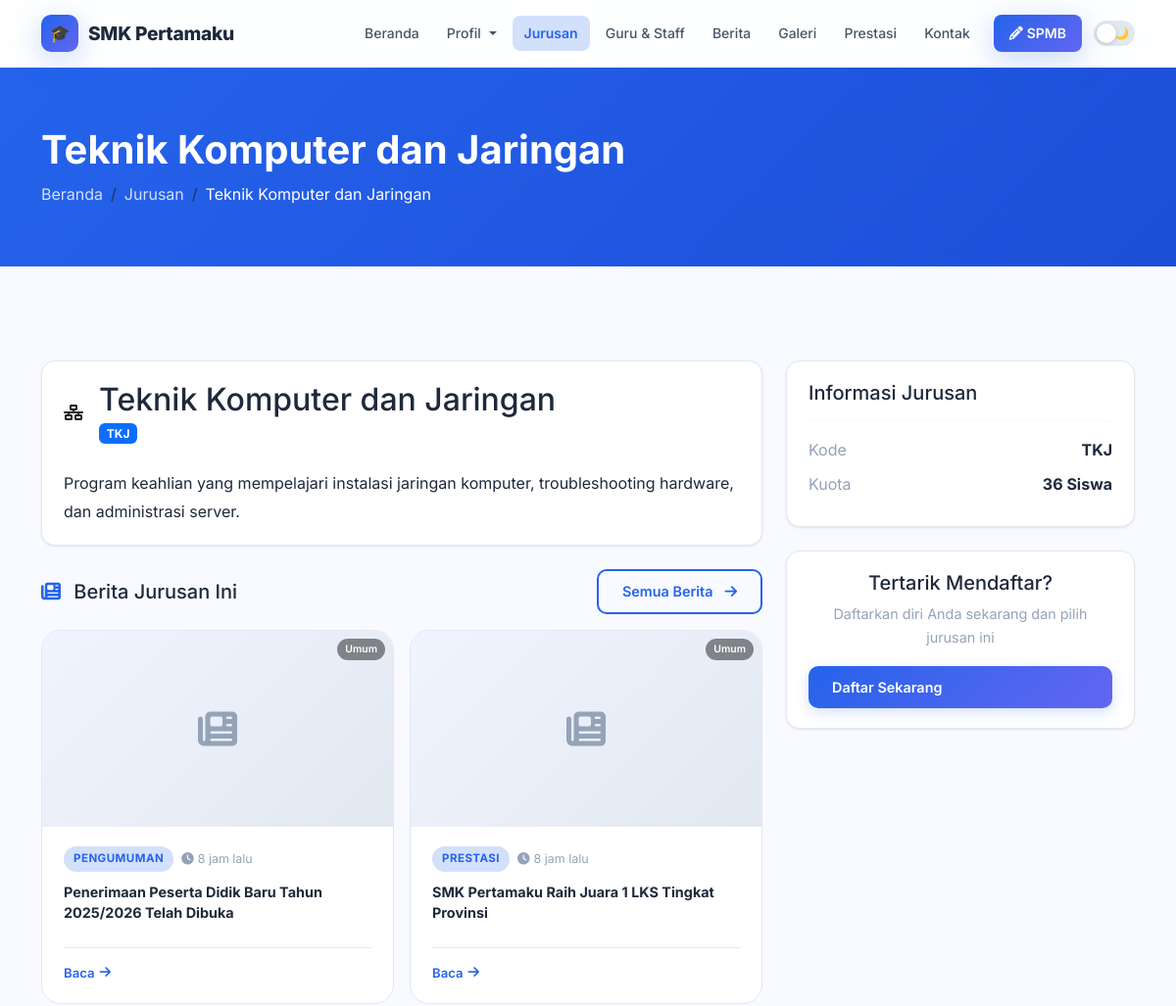
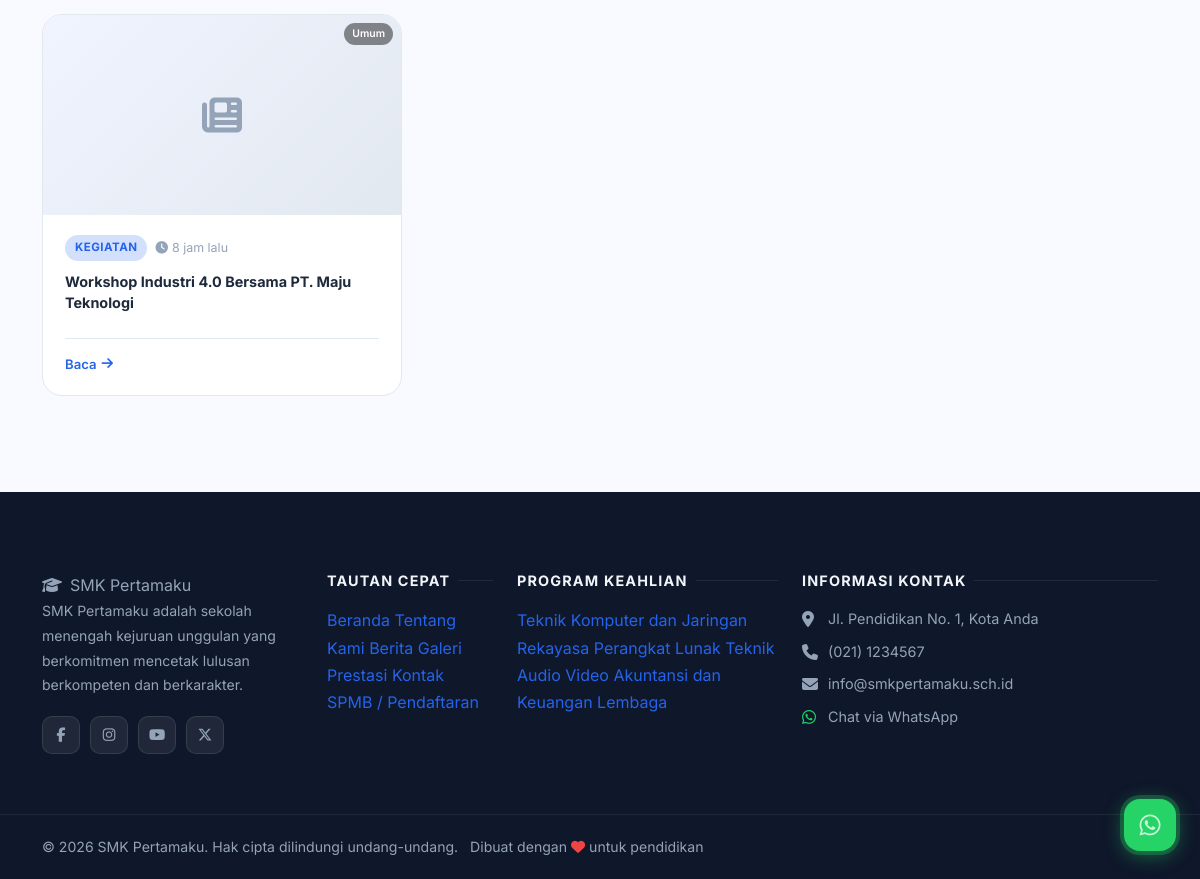
/jurusan/1, run on the app's committed database (2 pictures, top to bottom).
### tables this page shows
CREATE TABLE IF NOT EXISTS `programs` (
  `id` INT AUTO_INCREMENT PRIMARY KEY,
  `name` VARCHAR(200) NOT NULL,
  `code` VARCHAR(20) DEFAULT NULL,
  `description` LONGTEXT,
  `image` VARCHAR(255) DEFAULT NULL,
  `icon` VARCHAR(100) DEFAULT 'fas fa-laptop-code',
  `quota` INT DEFAULT 36,
  `is_active` TINYINT(1) DEFAULT 1,
  `sort_order` INT DEFAULT 0,
  `created_at` TIMESTAMP DEFAULT CURRENT_TIMESTAMP
);

CREATE TABLE IF NOT EXISTS `news` (
  `id` INT AUTO_INCREMENT PRIMARY KEY,
  `title` VARCHAR(250) NOT NULL,
  `slug` VARCHAR(250) UNIQUE NOT NULL,
  `excerpt` TEXT,
  `content` LONGTEXT,
  `image` VARCHAR(255) DEFAULT NULL,
  `category` VARCHAR(100) DEFAULT 'Berita',
  `program_id` INT DEFAULT NULL COMMENT 'NULL = berita umum, isi = berita jurusan spesifik',
  `author` VARCHAR(100) DEFAULT 'Admin',
  `views` INT DEFAULT 0,
  `is_published` TINYINT(1) DEFAULT 1,
  `published_at` DATETIME DEFAULT CURRENT_TIMESTAMP,
  `created_at` TIMESTAMP DEFAULT CURRENT_TIMESTAMP,
  FOREIGN KEY (`program_id`) REFERENCES `programs`(`id`) ON DELETE SET NULL
);

CREATE TABLE IF NOT EXISTS `social_media` (
  `id` INT AUTO_INCREMENT PRIMARY KEY,
  `platform` VARCHAR(50) NOT NULL,
  `url` VARCHAR(255) NOT NULL,
  `icon` VARCHAR(100) DEFAULT NULL,
  `is_active` TINYINT(1) DEFAULT 1
);

### app/controllers/PublicController.php (called while the page is built, shortened)
<?php
class PublicController {
    public function programDetail($id) {
        $db = getDB();
        $id = (int)$id;
        $res = $db->query("SELECT * FROM programs WHERE id=$id AND is_active=1 LIMIT 1");
        if (!$res || !($program = $res->fetch_assoc())) {
            redirect('/jurusan');
        }
        $rn = $db->query("SELECT n.*, p.name as program_name FROM news n
                          LEFT JOIN programs p ON n.program_id=p.id
                          WHERE n.is_published=1
                            AND (n.program_id=$id OR n.program_id IS NULL)
                          ORDER BY n.program_id DESC, n.published_at DESC LIMIT 6");
        $relatedNews = $rn ? $rn->fetch_all(MYSQLI_ASSOC) : [];
        require_once __DIR__ . '/../../views/public/program_detail.php';
    }
}

### index.php (called while the page is built, shortened)
<?php
require_once __DIR__ . '/routes/web.php';

### app/helpers.php (called while the page is built, shortened)
<?php
function getSettings() {
    $db = getDB();
    $res = $db->query("SELECT `key`, value FROM settings");
    $data = [];
    while ($row = $res->fetch_assoc()) {
        $data[$row['key']] = $row['value'];
    }
    return $data;
}
function timeAgo($datetime) {
    $time = time() - strtotime($datetime);
    if ($time < 86400) return round($time/3600) . ' jam lalu';
    return date('d M Y', strtotime($datetime));
}

### views/public/program_detail.php (the view, shortened to what this page needs)
<?php
require_once __DIR__ . '/../layouts/header.php';
?>
<div style="background:linear-gradient(135deg,var(--primary),var(--primary-dark));padding:60px 0;color:#fff;">
    <div class="container">
        <h1 class="fw-bold mb-2"><?= htmlspecialchars($program['name'] ?? '') ?></h1>
        <nav aria-label="breadcrumb">
            <ol class="breadcrumb mb-0"><li class="breadcrumb-item"><a href="<?= APP_URL ?>/" style="color:rgba(255,255,255,0.8);">Beranda</a></li><li class="breadcrumb-item"><a href="<?= APP_URL ?>/jurusan" style="color:rgba(255,255,255,0.8);">Jurusan</a></li><li class="breadcrumb-item active text-white"><?= htmlspecialchars($program['name'] ?? '') ?></li></ol>
        </nav>
    </div>
</div>
<section class="section">
    <div class="container">
        <div class="row g-4">
            <div class="col-lg-8">
                <div class="card">
                    <div class="card-body">
                        <div class="d-flex align-items-center gap-3 mb-4">
                            <div class="program-icon"><i class="<?= htmlspecialchars($program['icon'] ?? 'fas fa-book') ?>"></i></div>
                            <div>
                                <h2 style="color:var(--text);margin:0;"><?= htmlspecialchars($program['name'] ?? '') ?></h2>
                                <?php if (!empty($program['code'])): ?><span class="badge bg-primary"><?= htmlspecialchars($program['code']) ?></span><?php endif; ?>
                            </div>
                        </div>
                        <div style="color:var(--text);line-height:1.8;"><?= nl2br(htmlspecialchars($program['description'] ?? '')) ?></div>
                    </div>
                </div>
                <?php if (!empty($relatedNews)): ?>
                <div class="mt-4">
                    <div class="d-flex align-items-center justify-content-between mb-3">
                        <h5 style="color:var(--text);margin:0;">
                            <i class="fas fa-newspaper me-2" style="color:var(--primary);"></i>
                            Berita Jurusan Ini
                        </h5>
                        <a href="<?= APP_URL ?>/berita?program=<?= $program['id'] ?>"
                           class="btn btn-sm btn-outline-primary">
                            Semua Berita <i class="fas fa-arrow-right ms-1"></i>
                        </a>
                    </div>
                    <div class="row g-3">
                        <?php foreach ($relatedNews as $n): ?>
                        <div class="col-md-6">
                            <div class="news-card h-100">
                                <a href="<?= APP_URL ?>/berita/<?= htmlspecialchars($n['slug']) ?>"
                                   class="news-card-img-wrap d-block" style="text-decoration:none;position:relative;">
                                    <?php if (!empty($n['image'])): ?>
                                    <img src="<?= UPLOAD_URL . htmlspecialchars($n['image']) ?>"
                                         alt="<?= htmlspecialchars($n['title']) ?>"
                                         class="news-card-img">
                                    <?php else: ?>
                                    <div class="news-img-placeholder"><i class="fas fa-newspaper"></i></div>
                                    <?php endif; ?>
                                    <?php if (!empty($n['program_name'])): ?>
                                    <div style="position:absolute;top:8px;right:8px;
                                                background:var(--gradient);color:#fff;
                                                font-size:.65rem;font-weight:700;
                                                padding:2px 8px;border-radius:50px;">
                                        <?= htmlspecialchars($n['program_code'] ?? $n['program_name']) ?>
                                    </div>
                                    <?php else: ?>
                                    <div style="position:absolute;top:8px;right:8px;
                                                background:rgba(0,0,0,.45);color:#fff;
                                                font-size:.65rem;font-weight:600;
                                                padding:2px 8px;border-radius:50px;">
                                        Umum
                                    </div>
                                    <?php endif; ?>
                                </a>
                                <div class="news-card-body">
                                    <div class="news-card-meta">
                                        <span class="news-cat-badge"><?= htmlspecialchars($n['category'] ?? 'Berita') ?></span>
                                        <span class="news-date"><i class="fas fa-clock"></i><?= timeAgo($n['published_at']) ?></span>
                                    </div>
                                    <h5 style="font-size:.9rem;">
                                        <a href="<?= APP_URL ?>/berita/<?= htmlspecialchars($n['slug']) ?>" style="color:inherit;text-decoration:none;">
                                            <?= htmlspecialchars($n['title']) ?>
                                        </a>
                                    </h5>
                                    <div class="news-card-footer">
                                        <a href="<?= APP_URL ?>/berita/<?= htmlspecialchars($n['slug']) ?>" class="news-read-link">
                                            Baca <i class="fas fa-arrow-right"></i>
                                        </a>
                                    </div>
                                </div>
                            </div>
                        </div>
                        <?php endforeach; ?>
                    </div>
                </div>
                <?php endif; ?>
            </div>
            <div class="col-lg-4">
                <div class="card mb-4">
                    <div class="card-body">
                        <h5 style="color:var(--text);">Informasi Jurusan</h5>
                        <hr style="border-color:var(--border);">
                        <div class="d-flex justify-content-between mb-2"><span style="color:var(--text-muted);">Kode</span><strong style="color:var(--text);"><?= htmlspecialchars($program['code'] ?? '-') ?></strong></div>
                        <div class="d-flex justify-content-between mb-2"><span style="color:var(--text-muted);">Kuota</span><strong style="color:var(--text);"><?= (int)($program['quota'] ?? 36) ?> Siswa</strong></div>
                    </div>
                </div>
                <div class="card">
                    <div class="card-body text-center">
                        <h5 style="color:var(--text);">Tertarik Mendaftar?</h5>
                        <p style="color:var(--text-muted);font-size:0.9rem;">Daftarkan diri Anda sekarang dan pilih jurusan ini</p>
                        <a href="<?= APP_URL ?>/spmb/daftar" class="btn btn-primary w-100">Daftar Sekarang</a>
                    </div>
                </div>
            </div>
        </div>
    </div>
</section>
<?php require_once __DIR__ . '/../layouts/footer.php'; ?>

### views/layouts/footer.php (shortened to what this page needs)
<?php
$settings = getSettings();
$schoolName = $settings['school_name'] ?? 'SMK Pertamaku';
$footerAbout = $settings['footer_about'] ?? '';
$address = $settings['school_address'] ?? '';
$phone = $settings['school_phone'] ?? '';
$email = $settings['school_email'] ?? '';
$whatsapp = $settings['whatsapp_number'] ?? '';
$currentYear = date('Y');
$db = getDB();
$progRes = $db->query("SELECT id, name FROM programs WHERE is_active=1 ORDER BY sort_order LIMIT 6");
$footerPrograms = $progRes ? $progRes->fetch_all(MYSQLI_ASSOC) : [];
$smRes = $db->query("SELECT * FROM social_media WHERE is_active=1");
$socialMedia = $smRes ? $smRes->fetch_all(MYSQLI_ASSOC) : [];
?>
</main>
<footer class="site-footer">
    <div class="container">
        <div class="row g-4">
            <div class="col-lg-3 col-md-6">
                <span class="footer-brand"><i class="fas fa-graduation-cap me-2"></i><?= htmlspecialchars($schoolName) ?></span>
                <p><?= htmlspecialchars($footerAbout) ?></p>
                <?php if ($socialMedia): ?>
                <div class="social-links">
                    <?php foreach ($socialMedia as $sm): ?>
                        <a href="<?= htmlspecialchars($sm['url']) ?>" target="_blank" rel="noopener" class="social-link" title="<?= htmlspecialchars($sm['platform']) ?>">
                            <i class="<?= htmlspecialchars($sm['icon'] ?? 'fas fa-link') ?>"></i>
                        </a>
                    <?php endforeach; ?>
                </div>
                <?php endif; ?>
            </div>
            <div class="col-lg-2 col-md-6">
                <h5>Tautan Cepat</h5>
                <a href="<?= APP_URL ?>/">Beranda</a>
                <a href="<?= APP_URL ?>/profil">Tentang Kami</a>
                <a href="<?= APP_URL ?>/berita">Berita</a>
                <a href="<?= APP_URL ?>/galeri">Galeri</a>
                <a href="<?= APP_URL ?>/prestasi">Prestasi</a>
                <a href="<?= APP_URL ?>/kontak">Kontak</a>
                <a href="<?= APP_URL ?>/spmb">SPMB / Pendaftaran</a>
            </div>
            <div class="col-lg-3 col-md-6">
                <h5>Program Keahlian</h5>
                <?php foreach ($footerPrograms as $prog): ?>
                    <a href="<?= APP_URL ?>/jurusan/<?= $prog['id'] ?>"><?= htmlspecialchars($prog['name']) ?></a>
                <?php endforeach; ?>
            </div>
            <div class="col-lg-4 col-md-6">
                <h5>Informasi Kontak</h5>
                <?php if ($address): ?>
                <div class="d-flex gap-2 mb-2">
                    <i class="fas fa-map-marker-alt mt-1" style="color:#94a3b8;width:18px;"></i>
                    <span style="color:var(--footer-text);font-size:0.9rem;"><?= htmlspecialchars($address) ?></span>
                </div>
                <?php endif; ?>
                <?php if ($phone): ?>
                <div class="d-flex gap-2 mb-2">
                    <i class="fas fa-phone mt-1" style="color:#94a3b8;width:18px;"></i>
                    <a href="tel:<?= preg_replace('/[^0-9+]/', '', $phone) ?>" style="color:var(--footer-text);font-size:0.9rem;"><?= htmlspecialchars($phone) ?></a>
                </div>
                <?php endif; ?>
                <?php if ($email): ?>
                <div class="d-flex gap-2 mb-2">
                    <i class="fas fa-envelope mt-1" style="color:#94a3b8;width:18px;"></i>
                    <a href="mailto:<?= htmlspecialchars($email) ?>" style="color:var(--footer-text);font-size:0.9rem;"><?= htmlspecialchars($email) ?></a>
                </div>
                <?php endif; ?>
                <?php if ($whatsapp): ?>
                <div class="d-flex gap-2 mb-2">
                    <i class="fab fa-whatsapp mt-1" style="color:#25d366;width:18px;"></i>
                    <a href="https://wa.me/<?= preg_replace('/[^0-9]/', '', $whatsapp) ?>" target="_blank" style="color:var(--footer-text);font-size:0.9rem;">Chat via WhatsApp</a>
                </div>
                <?php endif; ?>
            </div>
        </div>
    </div>
    <div class="footer-bottom">
        <div class="container">
            <p class="mb-0">
                &copy; <?= $currentYear ?> <?= htmlspecialchars($schoolName) ?>. Hak cipta dilindungi undang-undang.
                <span class="ms-2">Dibuat dengan <i class="fas fa-heart" style="color:#ef4444;"></i> untuk pendidikan</span>
            </p>
        </div>
    </div>
</footer>
<?php if ($whatsapp): ?>
<a href="https://wa.me/<?= preg_replace('/[^0-9]/', '', $whatsapp) ?>?text=Halo+<?= urlencode($schoolName) ?>%2C+saya+ingin+bertanya..."
   class="whatsapp-float" target="_blank" rel="noopener" title="Chat WhatsApp">
    <i class="fab fa-whatsapp"></i>
</a>
<?php endif; ?>
</body>
</html>

### data on the page
programs: name "Teknik Komputer dan Jaringan", code "TKJ", description "Program keahlian yang mempelajari instalasi jaringan komputer, troubleshooting hardware, dan administrasi server.", quota "36"
news: category "PENGUMUMAN", published_at "8 jam lalu", title "Penerimaan Peserta Didik Baru Tahun 2025/2026 Telah Dibuka"
news: category "PRESTASI", published_at "8 jam lalu", title "SMK Pertamaku Raih Juara 1 LKS Tingkat Provinsi"
news: category "KEGIATAN", published_at "8 jam lalu", title "Workshop Industri 4.0 Bersama PT. Maju Teknologi"
programs: name "Rekayasa Perangkat Lunak"
programs: name "Teknik Audio Video"
programs: name "Akuntansi dan Keuangan Lembaga"

### other printed values
$schoolName "SMK Pertamaku"
$footerAbout "SMK Pertamaku adalah sekolah menengah kejuruan unggulan yang berkomitmen mencetak lulusan berkompeten dan berkarakter."
$address "Jl. Pendidikan No. 1, Kota Anda"
$phone "(021) 1234567"
$email "info@smkpertamaku.sch.id"
